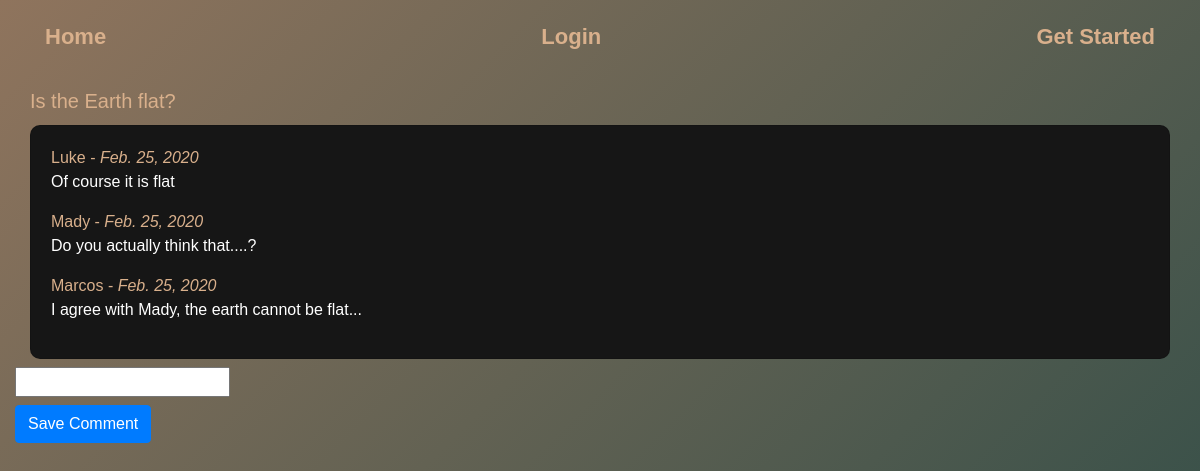
The page /3/ on the database as committed earlier.
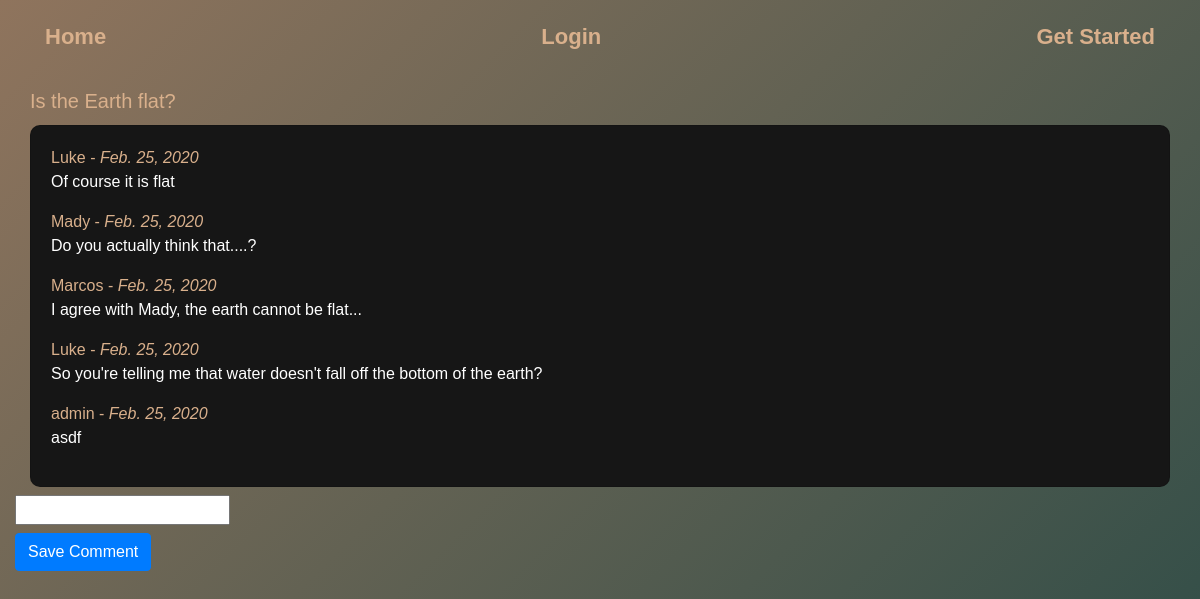
The same page on the database as committed later.
### chat/models.py (models this page shows, shortened)
class Comment(models.Model):
    name = models.ForeignKey(User, on_delete=models.CASCADE)
    comment = models.TextField()
    chat = models.ForeignKey(Chatroom, on_delete=models.CASCADE)
    created_date = models.DateField(default=datetime.date.today)

### chat/views.py (the view)
# urls.py: path('<int:pk>/', views.DetailView.as_view(), name = 'detail'),
class DetailView(generic.DetailView):
    template_name = 'chat/detail.html'
    model = Chatroom

### chat/templates/chat/detail.html (shortened to what this page needs)
{% extends 'base.html' %}
{% load crispy_forms_tags %}
{% block content %}
<div class="col-md-12">
    <h5 class="card-title">{{object.name}}</h5>
    <div class="card">
        <div class="card-body">
            {% for comment in object.comment_set.all %}
            <div class="comment">
                <div class="date">{{comment.name}} - <i>{{comment.created_date}}</i></div>
                <p>{{comment.comment}}</p>
            </div>
            {% empty %}
            <p>No comments here yet :(</p>
            {% endfor %}
        </div>
    </div>
</div>
<div class="row no-gutters mt-2">
    <form data-parsley-validate method="POST" action='{% url 'chat:comment' object.id %}'>{% csrf_token %}
        <input class="comment" name="comment" type="text">
        <br>
        <button class=" mt-2 btn btn-primary">Save Comment</button>
    </form>
</div>
{% endblock %}

Rows that differ between the two databases and show on the page:
added Comment: name "Luke", created_date "Feb. 25, 2020", comment "So you're telling me that water doesn't fall off the bottom of the earth?"
added Comment: name "admin", created_date "Feb. 25, 2020", comment "asdf"
